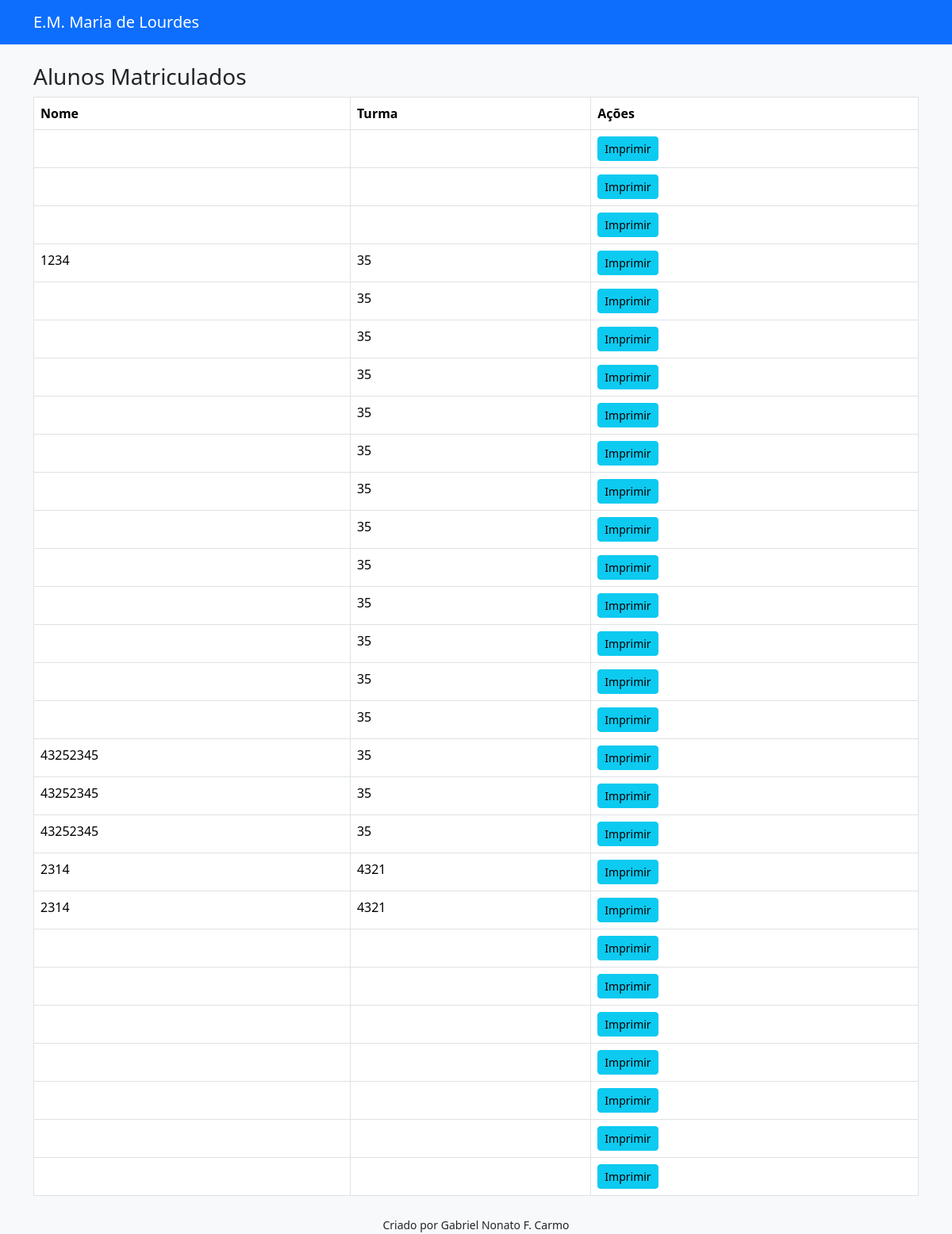
The app's page /alunos with its own data.
### tables this page shows
CREATE TABLE "alunos_v3" (
	"id"	INTEGER,
	"ra"	TEXT,
	"rm"	TEXT,
	"responsavel_matricula"	TEXT,
	"nome_completo"	TEXT,
	"data_nascimento"	TEXT,
	"rg_aluno"	TEXT,
	"cpf_aluno"	TEXT,
	"uf_aluno"	TEXT,
	"expedicao_aluno"	TEXT,
	"rne_aluno"	TEXT,
	"doc_cpf_aluno"	TEXT,
	"cartao_sus"	TEXT,
	"certidao_nascimento"	TEXT,
	"municipio_nascimento"	TEXT,
	"distrito"	TEXT,
	"expedicao_rg_aluno"	TEXT,
	"nacionalidade"	TEXT,
	"doc_cartao_sus"	TEXT,
	"doc_certidao_nascimento"	TEXT,
	"sexo"	TEXT,
	"raca_cor"	TEXT,
	"peso"	TEXT,
	"altura"	TEXT,
	"uniforme"	TEXT,
	"calcado"	TEXT,
	"tipo_sanguineo"	TEXT,
	"alergico"	TEXT,
	"diabetico"	TEXT,
	"lactose"	TEXT,
	"aplv"	TEXT,
	"cid"	TEXT,
	"doc_carteira_vacinacao"	TEXT,
	"doc_comprovante_vacinacao"	TEXT,
	"doc_laudo"	TEXT,
	"observacoes"	TEXT,
	"nome_mae"	TEXT,
	"profissao_mae"	TEXT,
	"email_mae"	TEXT,
	"cpf_mae"	TEXT,
	"rg_mae"	TEXT,
	"uf_rg_mae"	TEXT,
	"expedicao_rg_mae"	TEXT,
	"estado_civil_mae"	TEXT,
	"doc_cpf_mae"	TEXT,
	"nome_pai"	TEXT,
	"profissao_pai"	TEXT,
	"email_pai"	TEXT,
	"cpf_pai"	TEXT,
	"rg_pai"	TEXT,
	"uf_rg_pai"	TEXT,
	"expedicao_rg_pai"	TEXT,
	"estado_civil_pai"	TEXT,
	"doc_cpf_pai"	TEXT,
	"telefone1"	TEXT,
	"telefone2"	TEXT,
	"telefone3"	TEXT,
	"telefone4"	TEXT,
	"pessoa1"	TEXT,
	"pessoa2"	TEXT,
	"pessoa3"	TEXT,
	"pessoa4"	TEXT,
	"bolsa_familia"	TEXT,
	"nis"	TEXT,
	"plano"	TEXT,
	"app_bolsa"	TEXT,
	"escola_anterior"	TEXT,
	"ano"	TEXT,
	"cidade"	TEXT,
	"estado"	TEXT,
	"logradouro"	TEXT,
	"numero"	TEXT,
	"bairro"	TEXT,
	"cidade_endereco"	TEXT,
	"cep"	TEXT,
	"doc_cep"	TEXT,
	"permite_edfisica"	TEXT,
	"permite_fotos"	TEXT,
	"permite_passeios"	TEXT,
	"nivel"	TEXT,
	"integral"	TEXT,
	"transferencia"	TEXT,
	"contribuicao"	TEXT,
	"tipo_contribuicao"	TEXT,
	PRIMARY KEY("id" AUTOINCREMENT)
);

### app.py (the view)
@app.route("/alunos")
def alunos():
    conn = get_db()
    cursor = conn.cursor()
    cursor.execute("SELECT * FROM alunos_v3")
    alunos = cursor.fetchall()
    conn.close()
    return render_template("alunos.html", alunos=alunos)

### app.py (called while the page is built)
def get_db():
    return sqlite3.connect("database\\database\\alunosv3.db")

### templates/alunos.html
{% extends "base.html" %}
{% block conteudo %}
<h3>Alunos Matriculados</h3>
<table class="table table-bordered">
    <tr>
        <th>Nome</th>
        <th>Turma</th>
        <th>Ações</th>
    </tr>
    {% for a in alunos %}
    <tr>
        <td>{{ a[1] }}</td>
        <td>{{ a[4] }}</td>
        <td>
            <a href="/resumo/{{ a[0] }}" class="btn btn-sm btn-info">Imprimir</a>
        </td>
    </tr>
    {% endfor %}
</table>
{% endblock %}

### records on screen
alunos_v3: ra "1234", nome_completo "35"
alunos_v3: nome_completo "35"
alunos_v3: nome_completo "35"
alunos_v3: nome_completo "35"
alunos_v3: nome_completo "35"
alunos_v3: nome_completo "35"
alunos_v3: nome_completo "35"
alunos_v3: nome_completo "35"
alunos_v3: nome_completo "35"
alunos_v3: nome_completo "35"
alunos_v3: nome_completo "35"
alunos_v3: nome_completo "35"
alunos_v3: nome_completo "35"
alunos_v3: ra "43252345", nome_completo "35"
alunos_v3: ra "43252345", nome_completo "35"
alunos_v3: ra "43252345", nome_completo "35"
alunos_v3: ra "2314", nome_completo "4321"
alunos_v3: ra "2314", nome_completo "4321"
